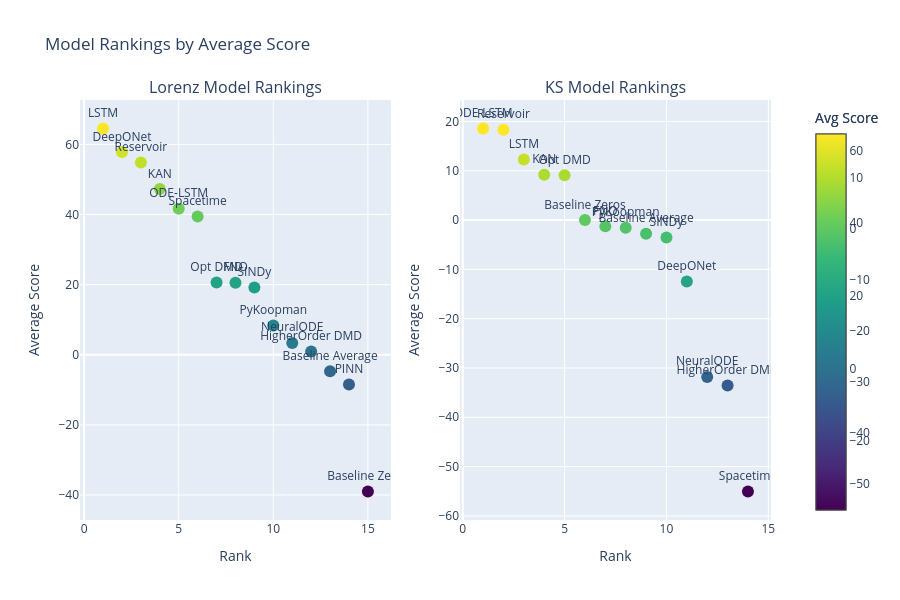

The cell this chart's notebook holds for it:
### Markdown cell above
# Rankings

### Code cell
# Create model rankings
create_model_rankings(data, globals=(GLOBAL_MODEL_COLORS, GLOBAL_MODEL_MARKERS, GLOBAL_MODEL_PATTERNS, NEURIPS_DPI))  # noqa: F405 # pyrefly: ignore

### Figure 1 — Plotly figure (JSON) as saved in the notebook; plotly's stock layout.template omitted (floating-point values rounded to 4 significant figures)
{"data": [{"marker": {"color": [64.54, 57.8, 54.87, 47.28, 41.67, 39.46, 20.62, 20.51, 19.19, 8.33, 3.38, 0.94, -4.73, -8.48, -39.0], "colorbar": {"title": {"text": "Avg Score"}, "x": 1.05}, "colorscale": [[0, "#440154"], [0.1111, "#482878"], [0.2222, "#3e4989"], [0.3333, "#31688e"], [0.4444, "#26828e"], [0.5556, "#1f9e89"], [0.6667, "#35b779"], [0.7778, "#6ece58"], [0.8889, "#b5de2b"], [1, "#fde725"]], "showscale": true, "size": 12}, "mode": "markers+text", "name": "Lorenz Models", "text": ["LSTM", "DeepONet", "Reservoir", "KAN", "ODE-LSTM", "Spacetime", "Opt DMD", "FNO", "SINDy", "PyKoopman", "NeuralODE", "HigherOrder DMD", "Baseline Average", "PINN", "Baseline Zeros"], "textposition": "top center", "type": "scatter", "x": [1, 2, 3, 4, 5, 6, 7, 8, 9, 10, 11, 12, 13, 14, 15], "xaxis": "x", "y": [64.54, 57.8, 54.87, 47.28, 41.67, 39.46, 20.62, 20.51, 19.19, 8.33, 3.38, 0.94, -4.73, -8.48, -39.0], "yaxis": "y"}, {"marker": {"color": [18.57, 18.32, 12.26, 9.19, 9.11, 0.0, -1.28, -1.58, -2.76, -3.54, -12.46, -31.81, -33.57, -55.05], "colorbar": {"title": {"text": "Avg Score"}, "x": 1.05}, "colorscale": [[0, "#440154"], [0.1111, "#482878"], [0.2222, "#3e4989"], [0.3333, "#31688e"], [0.4444, "#26828e"], [0.5556, "#1f9e89"], [0.6667, "#35b779"], [0.7778, "#6ece58"], [0.8889, "#b5de2b"], [1, "#fde725"]], "showscale": true, "size": 12}, "mode": "markers+text", "name": "KS Models", "text": ["ODE-LSTM", "Reservoir", "LSTM", "KAN", "Opt DMD", "Baseline Zeros", "FNO", "PyKoopman", "Baseline Average", "SINDy", "DeepONet", "NeuralODE", "HigherOrder DMD", "Spacetime"], "textposition": "top center", "type": "scatter", "x": [1, 2, 3, 4, 5, 6, 7, 8, 9, 10, 11, 12, 13, 14], "xaxis": "x2", "y": [18.57, 18.32, 12.26, 9.19, 9.11, 0.0, -1.28, -1.58, -2.76, -3.54, -12.46, -31.81, -33.57, -55.05], "yaxis": "y2"}], "layout": {"annotations": [{"font": {"size": 16}, "showarrow": false, "text": "Lorenz Model Rankings", "x": 0.225, "xanchor": "center", "xref": "paper", "y": 1, "yanchor": "bottom", "yref": "paper"}, {"font": {"size": 16}, "showarrow": false, "text": "KS Model Rankings", "x": 0.775, "xanchor": "center", "xref": "paper", "y": 1, "yanchor": "bottom", "yref": "paper"}], "height": 600, "showlegend": false, "title": {"text": "Model Rankings by Average Score"}, "xaxis": {"anchor": "y", "domain": [0, 0.45], "title": {"text": "Rank"}}, "xaxis2": {"anchor": "y2", "domain": [0.55, 1], "title": {"text": "Rank"}}, "yaxis": {"anchor": "x", "domain": [0, 1], "title": {"text": "Average Score"}}, "yaxis2": {"anchor": "x2", "domain": [0, 1], "title": {"text": "Average Score"}}}}
